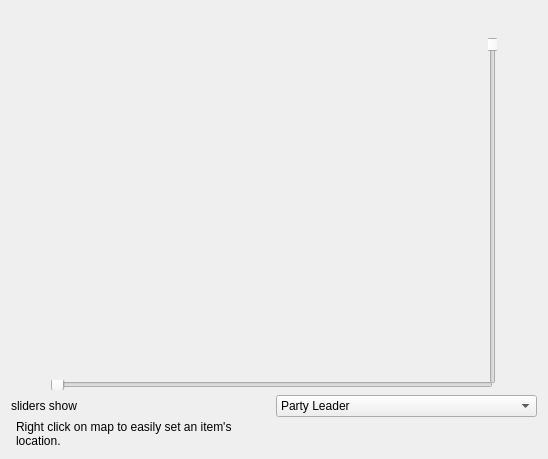
             <widget class="QFrame" name="frm_map">
              <layout class="QVBoxLayout" name="verticalLayout_96">
               <property name="spacing">
                <number>3</number>
               </property>
               <item>
                <layout class="QHBoxLayout" name="horizontalLayout_126">
                 <item>
                  <spacer name="horizontalSpacer_48">
                   <property name="orientation">
                    <enum>Qt::Horizontal</enum>
                   </property>
                   <property name="sizeHint" stdset="0">
                    <size>
                     <width>40</width>
                     <height>20</height>
                    </size>
                   </property>
                  </spacer>
                 </item>
                 <item>
                  <widget class="QFrame" name="world_map_frame">
                   <property name="sizePolicy">
                    <sizepolicy hsizetype="Fixed" vsizetype="Fixed">
                     <horstretch>0</horstretch>
                     <verstretch>0</verstretch>
                    </sizepolicy>
                   </property>
                   <property name="minimumSize">
                    <size>
                     <width>446</width>
                     <height>381</height>
                    </size>
                   </property>
                   <widget class="QLabel" name="world_map_view">
                    <property name="geometry">
                     <rect>
                      <x>5</x>
                      <y>32</y>
                      <width>432</width>
                      <height>336</height>
                     </rect>
                    </property>
                    <property name="cursor">
                     <cursorShape>CrossCursor</cursorShape>
                    </property>
                    <property name="contextMenuPolicy">
                     <enum>Qt::CustomContextMenu</enum>
                    </property>
                    <property name="textInteractionFlags">
                     <set>Qt::NoTextInteraction</set>
                    </property>
                   </widget>
                   <widget class="QSlider" name="slide_world_x">
                    <property name="geometry">
                     <rect>
                      <x>-1</x>
                      <y>369</y>
                      <width>443</width>
                      <height>10</height>
                     </rect>
                    </property>
                    <property name="minimumSize">
                     <size>
                      <width>0</width>
                      <height>0</height>
                     </size>
                    </property>
                    <property name="maximumSize">
                     <size>
                      <width>16777215</width>
                      <height>16777215</height>
                     </size>
                    </property>
                    <property name="styleSheet">
                     <string notr="true"/>
                    </property>
                    <property name="maximum">
                     <number>295000</number>
                    </property>
                    <property name="singleStep">
                     <number>100</number>
                    </property>
                    <property name="pageStep">
                     <number>1000</number>
                    </property>
                    <property name="tracking">
                     <bool>true</bool>
                    </property>
                    <property name="orientation">
                     <enum>Qt::Horizontal</enum>
                    </property>
                    <property name="regular" stdset="0">
                     <bool>true</bool>
                    </property>
                   </widget>
                   <widget class="QSlider" name="slide_world_y">
                    <property name="geometry">
                     <rect>
                      <x>437</x>
                      <y>26</y>
                      <width>10</width>
                      <height>347</height>
                     </rect>
                    </property>
                    <property name="minimumSize">
                     <size>
                      <width>0</width>
                      <height>0</height>
                     </size>
                    </property>
                    <property name="maximumSize">
                     <size>
                      <width>16777215</width>
                      <height>16777215</height>
                     </size>
                    </property>
                    <property name="cursor">
                     <cursorShape>ArrowCursor</cursorShape>
                    </property>
                    <property name="maximum">
                     <number>230000</number>
                    </property>
                    <property name="singleStep">
                     <number>100</number>
                    </property>
                    <property name="pageStep">
                     <number>1000</number>
                    </property>
                    <property name="invertedAppearance">
                     <bool>true</bool>
                    </property>
                    <property name="regular" stdset="0">
                     <bool>true</bool>
                    </property>
                   </widget>
                  </widget>
                 </item>
                 <item>
                  <spacer name="horizontalSpacer_49">
                   <property name="orientation">
                    <enum>Qt::Horizontal</enum>
                   </property>
                   <property name="sizeHint" stdset="0">
                    <size>
                     <width>40</width>
                     <height>20</height>
                    </size>
                   </property>
                  </spacer>
                 </item>
                </layout>
               </item>
               <item>
                <layout class="QHBoxLayout" name="horizontalLayout_166">
                 <item>
                  <widget class="QLabel" name="label_231">
                   <property name="sizePolicy">
                    <sizepolicy hsizetype="Preferred" vsizetype="Fixed">
                     <horstretch>0</horstretch>
                     <verstretch>0</verstretch>
                    </sizepolicy>
                   </property>
                   <property name="text">
                    <string>sliders show </string>
                   </property>
                  </widget>
                 </item>
                 <item>
                  <widget class="QComboBox" name="combo_map_controls">
                   <property name="sizePolicy">
                    <sizepolicy hsizetype="Preferred" vsizetype="Fixed">
                     <horstretch>0</horstretch>
                     <verstretch>0</verstretch>
                    </sizepolicy>
                   </property>
                   <item>
                    <property name="text">
                     <string>Party Leader</string>
                    </property>
                   </item>
                   <item>
                    <property name="text">
                     <string>TinyBronco/Chocobo</string>
                    </property>
                   </item>
                   <item>
                    <property name="text">
                     <string>Buggy/Highwind</string>
                    </property>
                   </item>
                   <item>
                    <property name="text">
                     <string>Sub</string>
                    </property>
                   </item>
                   <item>
                    <property name="text">
                     <string>Wild Chocobo</string>
                    </property>
                   </item>
                   <item>
                    <property name="text">
                     <string>Diamond / Ultimate / Ruby Weapon</string>
                    </property>
                   </item>
                  </widget>
                 </item>
                </layout>
               </item>
               <item>
                <layout class="QHBoxLayout" name="horizontalLayout_167">
                 <item>
                  <widget class="QLabel" name="label_233">
                   <property name="text">
                    <string>Right click on map to easily set an item's
location.</string>
                   </property>
                   <property name="indent">
                    <number>5</number>
                   </property>
                  </widget>
                 </item>
                </layout>
               </item>
              </layout>
             </widget>
